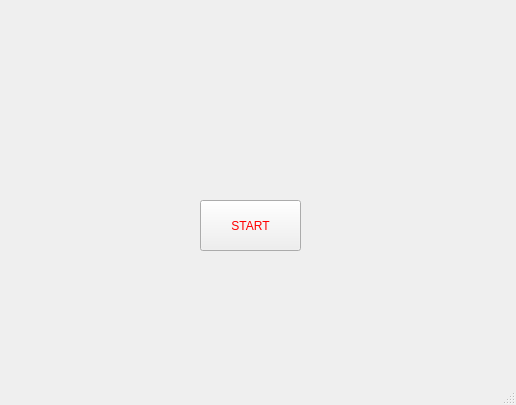
<?xml version="1.0" encoding="UTF-8"?>
<ui version="4.0">
 <class>MainWindow</class>
 <widget class="QMainWindow" name="MainWindow">
  <property name="geometry">
   <rect>
    <x>0</x>
    <y>0</y>
    <width>516</width>
    <height>405</height>
   </rect>
  </property>
  <property name="windowTitle">
   <string>MainWindow</string>
  </property>
  <property name="styleSheet">
   <string notr="true">background-image: url(:/res/bg2.png);</string>
  </property>
  <widget class="QWidget" name="centralwidget">
   <widget class="QPushButton" name="pushButton">
    <property name="geometry">
     <rect>
      <x>200</x>
      <y>200</y>
      <width>101</width>
      <height>51</height>
     </rect>
    </property>
    <property name="styleSheet">
     <string notr="true">font: 700 16pt &quot;Goudy Old Style&quot;;
color: rgb(255, 0, 0);</string>
    </property>
    <property name="text">
     <string>START</string>
    </property>
   </widget>
  </widget>
  <widget class="QMenuBar" name="menubar">
   <property name="geometry">
    <rect>
     <x>0</x>
     <y>0</y>
     <width>516</width>
     <height>25</height>
    </rect>
   </property>
  </widget>
  <widget class="QStatusBar" name="statusbar"/>
 </widget>
 <resources/>
 <connections/>
</ui>
